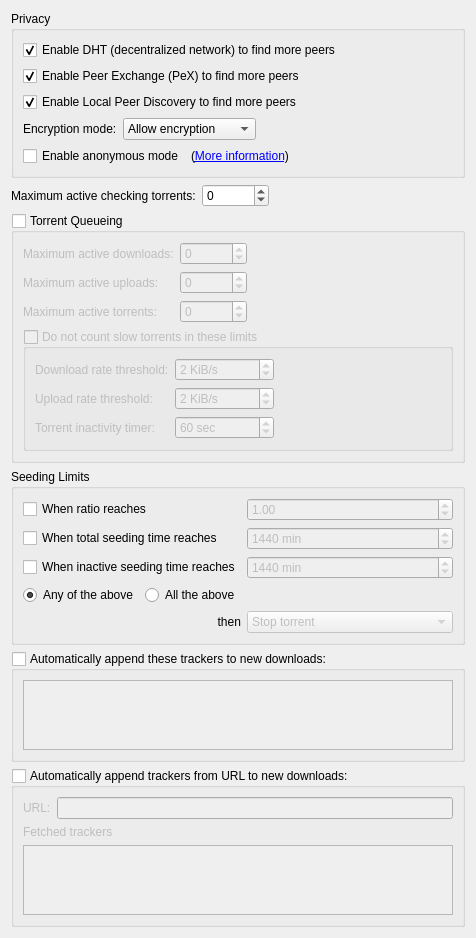
          <widget class="QWidget" name="scrollAreaWidgetContents_4">
           <property name="geometry">
            <rect>
             <x>0</x>
             <y>0</y>
             <width>413</width>
             <height>693</height>
            </rect>
           </property>
           <layout class="QVBoxLayout" name="verticalLayout_7">
            <item>
             <widget class="QGroupBox" name="AddBTFeaturesBox">
              <property name="title">
               <string>Privacy</string>
              </property>
              <layout class="QVBoxLayout" name="verticalLayout_14">
               <item>
                <widget class="ToggleSwitch" name="checkDHT">
                 <property name="toolTip">
                  <string>Find peers on the DHT network</string>
                 </property>
                 <property name="text">
                  <string>Enable DHT (decentralized network) to find more peers</string>
                 </property>
                 <property name="checked">
                  <bool>true</bool>
                 </property>
                </widget>
               </item>
               <item>
                <widget class="ToggleSwitch" name="checkPeX">
                 <property name="toolTip">
                  <string>Exchange peers with compatible Bittorrent clients (µTorrent, Vuze, ...)</string>
                 </property>
                 <property name="text">
                  <string>Enable Peer Exchange (PeX) to find more peers</string>
                 </property>
                 <property name="checked">
                  <bool>true</bool>
                 </property>
                </widget>
               </item>
               <item>
                <widget class="ToggleSwitch" name="checkLSD">
                 <property name="toolTip">
                  <string>Look for peers on your local network</string>
                 </property>
                 <property name="text">
                  <string>Enable Local Peer Discovery to find more peers</string>
                 </property>
                 <property name="checked">
                  <bool>true</bool>
                 </property>
                </widget>
               </item>
               <item>
                <layout class="QHBoxLayout">
                 <item>
                  <widget class="QLabel" name="lbl_encryption">
                   <property name="text">
                    <string>Encryption mode:</string>
                   </property>
                  </widget>
                 </item>
                 <item>
                  <widget class="QComboBox" name="comboEncryption">
                   <property name="toolTip">
                    <string>Allow encryption: Connect to peers regardless of setting
Require encryption: Only connect to peers with protocol encryption
Disable encryption: Only connect to peers without protocol encryption</string>
                   </property>
                   <item>
                    <property name="text">
                     <string>Allow encryption</string>
                    </property>
                   </item>
                   <item>
                    <property name="text">
                     <string>Require encryption</string>
                    </property>
                   </item>
                   <item>
                    <property name="text">
                     <string>Disable encryption</string>
                    </property>
                   </item>
                  </widget>
                 </item>
                 <item>
                  <spacer>
                   <property name="orientation">
                    <enum>Qt::Orientation::Horizontal</enum>
                   </property>
                   <property name="sizeHint" stdset="0">
                    <size>
                     <width>40</width>
                     <height>20</height>
                    </size>
                   </property>
                  </spacer>
                 </item>
                </layout>
               </item>
               <item>
                <layout class="QHBoxLayout" name="horizontalLayout_6">
                 <item>
                  <widget class="ToggleSwitch" name="checkAnonymousMode">
                   <property name="toolTip">
                    <string>Enable when using a proxy or a VPN connection</string>
                   </property>
                   <property name="text">
                    <string>Enable anonymous mode</string>
                   </property>
                  </widget>
                 </item>
                 <item>
                  <widget class="QLabel" name="label_anonymous">
                   <property name="text">
                    <string>(&lt;a href="https://github.com/qbittorrent/qBittorrent/wiki/Anonymous-Mode"&gt;More information&lt;/a&gt;)</string>
                   </property>
                   <property name="openExternalLinks">
                    <bool>true</bool>
                   </property>
                   <property name="textInteractionFlags">
                    <set>Qt::TextInteractionFlag::LinksAccessibleByKeyboard|Qt::TextInteractionFlag::LinksAccessibleByMouse</set>
                   </property>
                  </widget>
                 </item>
                 <item>
                  <spacer name="horizontalSpacer_14">
                   <property name="orientation">
                    <enum>Qt::Orientation::Horizontal</enum>
                   </property>
                   <property name="sizeHint" stdset="0">
                    <size>
                     <width>40</width>
                     <height>20</height>
                    </size>
                   </property>
                  </spacer>
                 </item>
                </layout>
               </item>
              </layout>
             </widget>
            </item>
            <item>
             <layout class="QHBoxLayout" name="horizontalLayout_20">
              <item>
               <widget class="QLabel" name="labelMaxActiveCheckingTorrents">
                <property name="text">
                 <string>Maximum active checking torrents:</string>
                </property>
               </widget>
              </item>
              <item>
               <widget class="QSpinBox" name="spinBoxMaxActiveCheckingTorrents">
                <property name="specialValueText">
                 <string notr="true">∞</string>
                </property>
                <property name="minimum">
                 <number>-1</number>
                </property>
                <property name="maximum">
                 <number>2147483647</number>
                </property>
               </widget>
              </item>
              <item>
               <spacer name="horizontalSpacer_21">
                <property name="orientation">
                 <enum>Qt::Orientation::Horizontal</enum>
                </property>
                <property name="sizeHint" stdset="0">
                 <size>
                  <width>40</width>
                  <height>20</height>
                 </size>
                </property>
               </spacer>
              </item>
             </layout>
            </item>
            <item>
             <widget class="QGroupBox" name="checkEnableQueueing">
              <property name="title">
               <string>Torrent Queueing</string>
              </property>
              <property name="checkable">
               <bool>true</bool>
              </property>
              <property name="checked">
               <bool>false</bool>
              </property>
              <layout class="QGridLayout" name="gridLayout_2">
               <item row="0" column="0">
                <widget class="QLabel" name="label_max_active_dl">
                 <property name="text">
                  <string>Maximum active downloads:</string>
                 </property>
                </widget>
               </item>
               <item row="0" column="1">
                <widget class="QSpinBox" name="spinMaxActiveDownloads">
                 <property name="specialValueText">
                  <string>∞</string>
                 </property>
                 <property name="minimum">
                  <number>-1</number>
                 </property>
                 <property name="maximum">
                  <number>2147483647</number>
                 </property>
                </widget>
               </item>
               <item row="0" column="2">
                <spacer name="horizontalSpacer_7">
                 <property name="orientation">
                  <enum>Qt::Orientation::Horizontal</enum>
                 </property>
                 <property name="sizeHint" stdset="0">
                  <size>
                   <width>40</width>
                   <height>20</height>
                  </size>
                 </property>
                </spacer>
               </item>
               <item row="1" column="0">
                <widget class="QLabel" name="label_max_active_up">
                 <property name="text">
                  <string>Maximum active uploads:</string>
                 </property>
                </widget>
               </item>
               <item row="1" column="1">
                <widget class="QSpinBox" name="spinMaxActiveUploads">
                 <property name="specialValueText">
                  <string>∞</string>
                 </property>
                 <property name="minimum">
                  <number>-1</number>
                 </property>
                 <property name="maximum">
                  <number>2147483647</number>
                 </property>
                </widget>
               </item>
               <item row="2" column="0">
                <widget class="QLabel" name="maxActiveTorrents_lbl">
                 <property name="text">
                  <string>Maximum active torrents:</string>
                 </property>
                </widget>
               </item>
               <item row="2" column="1">
                <widget class="QSpinBox" name="spinMaxActiveTorrents">
                 <property name="specialValueText">
                  <string>∞</string>
                 </property>
                 <property name="minimum">
                  <number>-1</number>
                 </property>
                 <property name="maximum">
                  <number>2147483647</number>
                 </property>
                </widget>
               </item>
               <item row="3" column="0" colspan="3">
                <widget class="QGroupBox" name="checkIgnoreSlowTorrentsForQueueing">
                 <property name="title">
                  <string>Do not count slow torrents in these limits</string>
                 </property>
                 <property name="checkable">
                  <bool>true</bool>
                 </property>
                 <property name="checked">
                  <bool>false</bool>
                 </property>
                 <layout class="QGridLayout" name="gridLayout_13">
                  <item row="0" column="0">
                   <widget class="QLabel" name="labelDownloadRateForSlowTorrents">
                    <property name="text">
                     <string>Download rate threshold:</string>
                    </property>
                   </widget>
                  </item>
                  <item row="0" column="1">
                   <widget class="QSpinBox" name="spinDownloadRateForSlowTorrents">
                    <property name="suffix">
                     <string> KiB/s</string>
                    </property>
                    <property name="maximum">
                     <number>2000000</number>
                    </property>
                    <property name="stepType">
                     <enum>QAbstractSpinBox::StepType::AdaptiveDecimalStepType</enum>
                    </property>
                    <property name="value">
                     <number>2</number>
                    </property>
                   </widget>
                  </item>
                  <item row="0" column="2">
                   <spacer name="horizontalSpacer_9">
                    <property name="orientation">
                     <enum>Qt::Orientation::Horizontal</enum>
                    </property>
                    <property name="sizeHint" stdset="0">
                     <size>
                      <width>40</width>
                      <height>20</height>
                     </size>
                    </property>
                   </spacer>
                  </item>
                  <item row="1" column="0">
                   <widget class="QLabel" name="labelUploadRateForSlowTorrents">
                    <property name="text">
                     <string>Upload rate threshold:</string>
                    </property>
                   </widget>
                  </item>
                  <item row="1" column="1">
                   <widget class="QSpinBox" name="spinUploadRateForSlowTorrents">
                    <property name="suffix">
                     <string> KiB/s</string>
                    </property>
                    <property name="maximum">
                     <number>2000000</number>
                    </property>
                    <property name="stepType">
                     <enum>QAbstractSpinBox::StepType::AdaptiveDecimalStepType</enum>
                    </property>
                    <property name="value">
                     <number>2</number>
                    </property>
                   </widget>
                  </item>
                  <item row="2" column="0">
                   <widget class="QLabel" name="labelSlowTorrentInactivityTimer">
                    <property name="text">
                     <string>Torrent inactivity timer:</string>
                    </property>
                   </widget>
                  </item>
                  <item row="2" column="1">
                   <widget class="QSpinBox" name="spinSlowTorrentsInactivityTimer">
                    <property name="suffix">
                     <string extracomment="seconds"> sec</string>
                    </property>
                    <property name="minimum">
                     <number>1</number>
                    </property>
                    <property name="maximum">
                     <number>999999</number>
                    </property>
                    <property name="value">
                     <number>60</number>
                    </property>
                   </widget>
                  </item>
                 </layout>
                </widget>
               </item>
              </layout>
             </widget>
            </item>
            <item>
             <widget class="QGroupBox" name="seedingLimitsBox">
              <property name="title">
               <string>Seeding Limits</string>
              </property>
              <layout class="QGridLayout" name="gridLayout_15">
               <item row="0" column="0">
                <widget class="ToggleSwitch" name="checkMaxRatio">
                 <property name="text">
                  <string>When ratio reaches</string>
                 </property>
                </widget>
               </item>
               <item row="0" column="1">
                <widget class="QDoubleSpinBox" name="spinMaxRatio">
                 <property name="enabled">
                  <bool>false</bool>
                 </property>
                 <property name="singleStep">
                  <double>0.050000000000000</double>
                 </property>
                 <property name="value">
                  <double>1.000000000000000</double>
                 </property>
                </widget>
               </item>
               <item row="0" column="2">
                <spacer name="horizontalSpacer_2">
                 <property name="orientation">
                  <enum>Qt::Orientation::Horizontal</enum>
                 </property>
                 <property name="sizeHint" stdset="0">
                  <size>
                   <width>40</width>
                   <height>20</height>
                  </size>
                 </property>
                </spacer>
               </item>
               <item row="1" column="0">
                <widget class="ToggleSwitch" name="checkMaxSeedingMinutes">
                 <property name="text">
                  <string>When total seeding time reaches</string>
                 </property>
                </widget>
               </item>
               <item row="1" column="1">
                <widget class="QSpinBox" name="spinMaxSeedingMinutes">
                 <property name="enabled">
                  <bool>false</bool>
                 </property>
                 <property name="suffix">
                  <string extracomment="minutes"> min</string>
                 </property>
                 <property name="maximum">
                  <number>9999999</number>
                 </property>
                 <property name="value">
                  <number>1440</number>
                 </property>
                </widget>
               </item>
               <item row="2" column="0">
                <widget class="ToggleSwitch" name="checkMaxInactiveSeedingMinutes">
                 <property name="text">
                  <string>When inactive seeding time reaches</string>
                 </property>
                </widget>
               </item>
               <item row="2" column="1">
                <widget class="QSpinBox" name="spinMaxInactiveSeedingMinutes">
                 <property name="enabled">
                  <bool>false</bool>
                 </property>
                 <property name="suffix">
                  <string extracomment="minutes"> min</string>
                 </property>
                 <property name="maximum">
                  <number>9999999</number>
                 </property>
                 <property name="value">
                  <number>1440</number>
                 </property>
                </widget>
               </item>
               <item row="3" column="0" colspan="2">
                <layout class="QHBoxLayout" name="layoutShareLimitsMode">
                 <item>
                  <widget class="QRadioButton" name="radioButtonShareLimitsModeAny">
                   <property name="text">
                    <string>Any of the above</string>
                   </property>
                   <property name="checked">
                    <bool>true</bool>
                   </property>
                  </widget>
                 </item>
                 <item>
                  <widget class="QRadioButton" name="radioButtonShareLimitsModeAll">
                   <property name="text">
                    <string>All the above</string>
                   </property>
                  </widget>
                 </item>
                 <item>
                  <spacer name="spacerShareLimitsMode">
                   <property name="orientation">
                    <enum>Qt::Orientation::Horizontal</enum>
                   </property>
                   <property name="sizeHint" stdset="0">
                    <size>
                     <width>40</width>
                     <height>20</height>
                    </size>
                   </property>
                  </spacer>
                 </item>
                </layout>
               </item>
               <item row="4" column="0">
                <widget class="QLabel" name="labelRatioLimitAct">
                 <property name="text">
                  <string>then</string>
                 </property>
                 <property name="alignment">
                  <set>Qt::AlignmentFlag::AlignRight|Qt::AlignmentFlag::AlignTrailing|Qt::AlignmentFlag::AlignVCenter</set>
                 </property>
                </widget>
               </item>
               <item row="4" column="1">
                <widget class="QComboBox" name="comboRatioLimitAct">
                 <property name="enabled">
                  <bool>false</bool>
                 </property>
                 <item>
                  <property name="text">
                   <string>Stop torrent</string>
                  </property>
                 </item>
                 <item>
                  <property name="text">
                   <string>Remove torrent</string>
                  </property>
                 </item>
                 <item>
                  <property name="text">
                   <string>Remove torrent and its files</string>
                  </property>
                 </item>
                 <item>
                  <property name="text">
                   <string>Enable super seeding for torrent</string>
                  </property>
                 </item>
                </widget>
               </item>
              </layout>
             </widget>
            </item>
            <item>
             <widget class="QGroupBox" name="checkEnableAddTrackers">
              <property name="title">
               <string>Automatically append these trackers to new downloads:</string>
              </property>
              <property name="checkable">
               <bool>true</bool>
              </property>
              <property name="checked">
               <bool>false</bool>
              </property>
              <layout class="QGridLayout" name="gridLayout_16">
               <item row="0" column="0">
                <widget class="QPlainTextEdit" name="textTrackers">
                 <property name="tabChangesFocus">
                  <bool>true</bool>
                 </property>
                </widget>
               </item>
              </layout>
             </widget>
            </item>
            <item>
             <widget class="QGroupBox" name="checkAddTrackersFromURL">
              <property name="title">
               <string>Automatically append trackers from URL to new downloads:</string>
              </property>
              <property name="checkable">
               <bool>true</bool>
              </property>
              <property name="checked">
               <bool>false</bool>
              </property>
              <layout class="QVBoxLayout" name="checkAddTrackersFromURLLayout">
               <item>
                <layout class="QHBoxLayout" name="horizontalLayout_21">
                 <item>
                  <widget class="QLabel" name="labelCustomizeTrackersListUrl">
                   <property name="text">
                    <string>URL:</string>
                   </property>
                  </widget>
                 </item>
                 <item>
                  <widget class="QLineEdit" name="textTrackersURL" />
                 </item>
                </layout>
               </item>
               <item>
                <widget class="QLabel" name="labeltrackersFromURL">
                 <property name="text">
                  <string>Fetched trackers</string>
                 </property>
                </widget>
               </item>
               <item>
                <widget class="QPlainTextEdit" name="textTrackersFromURL">
                 <property name="readOnly">
                  <bool>true</bool>
                 </property>
                </widget>
               </item>
              </layout>
             </widget>
            </item>
            <item>
             <spacer name="verticalSpacer_8">
              <property name="orientation">
               <enum>Qt::Orientation::Vertical</enum>
              </property>
              <property name="sizeHint" stdset="0">
               <size>
                <width>20</width>
                <height>40</height>
               </size>
              </property>
             </spacer>
            </item>
           </layout>
          </widget>
